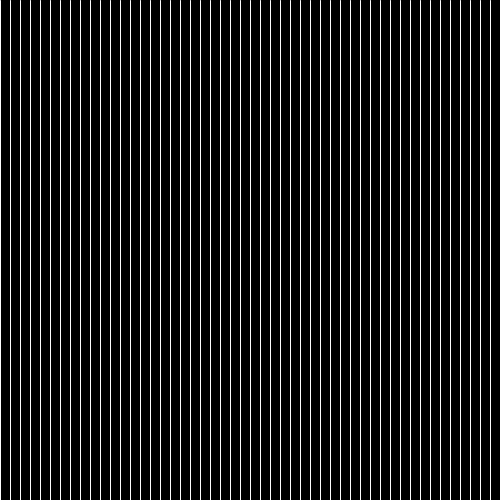
Frame 1 (no input)
Frame 60 (the mouse pressed at the canvas centre just before this capture): identical to frame 1, image omitted
Frame 120 (the mouse held since frame 60 and released just before this capture): identical to frame 1, image omitted

The Processing sketch that drew this single still picture (run headless with seeded random() and noise(); from frame 60 on, the mouse is pressed at the canvas centre):

// Processing sketch: whileLoop
// ── whileLoop.pde

int x; 
int gap; 
int totalLines; 

void setup() {
size (500, 500); 
totalLines = 50; 
gap = 10; 
}

void draw() {
  background (0); 
  x = 0; //if you turn on the background, you need to start from 0 every loop. 
  stroke(255); 
  while (x < width) { 
    line (x, 0, x, height); 
    x+= gap; 
    println (x); 
  }
  
}
